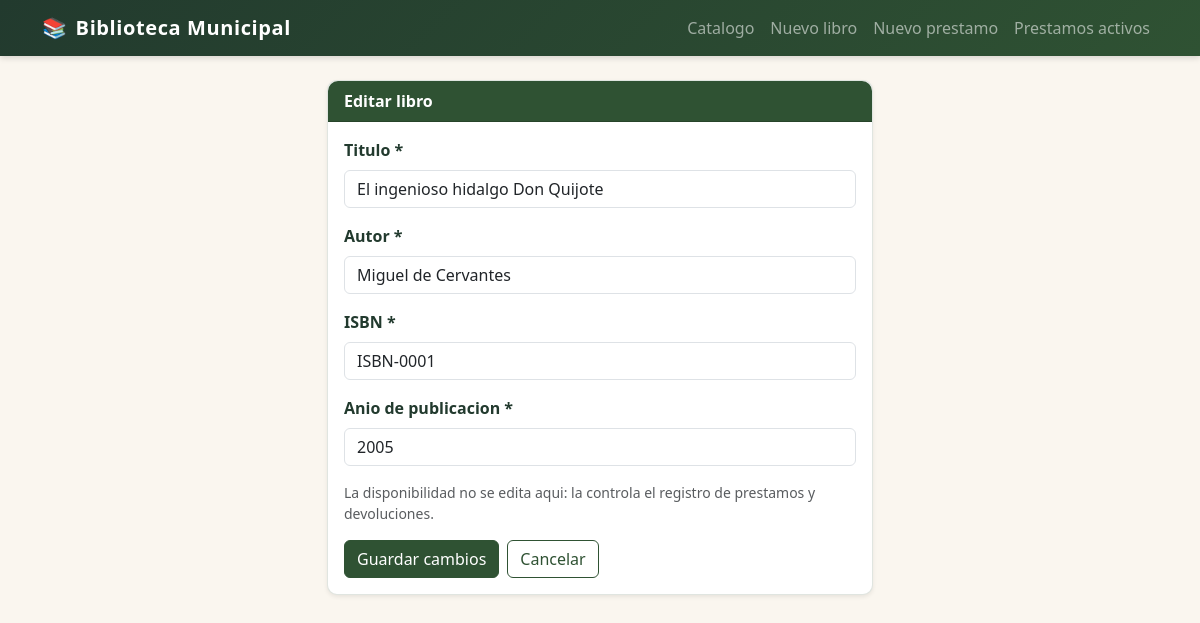
The app's page /index.php?accion=libros_editar&id=1 with its own data.
### tables this page shows
CREATE TABLE libros (
    id                INT AUTO_INCREMENT PRIMARY KEY,
    titulo            VARCHAR(200) NOT NULL,
    autor             VARCHAR(150) NOT NULL,
    isbn              VARCHAR(20)  NOT NULL UNIQUE,
    anio_publicacion  YEAR         NOT NULL,
    disponible        BOOLEAN      NOT NULL DEFAULT TRUE
);

### controllers/libros_controller.php (called while the page is built, shortened)
<?php
require_once __DIR__ . '/../models/Libro.php';
function accion_libros_editar(Libro $libros): void {
    $id    = (int)($_GET['id'] ?? -1);
    $libro = $libros->porId($id);
    require __DIR__ . '/../views/layouts/header.php';
    require __DIR__ . '/../views/libros/editar.php';
    require __DIR__ . '/../views/layouts/footer.php';
}

### models/Libro.php (called while the page is built, shortened)
<?php
class Libro {
    private PDO $pdo;
    public function __construct(PDO $pdo) {
        $this->pdo = $pdo;
    }
    public function porId(int $id): ?array {
        $stmt = $this->pdo->prepare('SELECT * FROM libros WHERE id = ?');
        $stmt->execute([$id]);
        $libro = $stmt->fetch();
        return $libro ?: null;
    }
}

### views/libros/editar.php (the view, shortened to what this page needs)
<div class="row justify-content-center">
    <div class="col-12 col-lg-6">
        <div class="card shadow-sm">
            <div class="card-header bg-primary text-white fw-bold">Editar libro</div>
            <div class="card-body">
                <form method="POST" action="index.php?accion=libros_actualizar">
                    <div class="mb-3">
                        <label class="form-label">Titulo *</label>
                        <input type="text" class="form-control" name="titulo" required
                               value="<?= htmlspecialchars($libro['titulo']) ?>">
                    </div>
                    <div class="mb-3">
                        <label class="form-label">Autor *</label>
                        <input type="text" class="form-control" name="autor" required
                               value="<?= htmlspecialchars($libro['autor']) ?>">
                    </div>
                    <div class="mb-3">
                        <label class="form-label">ISBN *</label>
                        <input type="text" class="form-control" name="isbn" required
                               value="<?= htmlspecialchars($libro['isbn']) ?>">
                    </div>
                    <div class="mb-3">
                        <label class="form-label">Anio de publicacion *</label>
                        <input type="number" class="form-control" name="anio_publicacion" required
                               min="1901" max="2155"
                               value="<?= htmlspecialchars((string) $libro['anio_publicacion']) ?>">
                    </div>
                    <p class="text-muted small">
                        La disponibilidad no se edita aqui: la controla el registro de prestamos y devoluciones.
                    </p>
                    <div class="d-flex gap-2">
                        <button type="submit" class="btn btn-primary">Guardar cambios</button>
                        <a href="index.php" class="btn btn-outline-secondary">Cancelar</a>
                    </div>
                </form>
            </div>
        </div>
    </div>
</div>

### css/estilos.css (style rules this page uses)
:root { --verde-oscuro: #223a2e; --verde: #2f5233; --dorado: #b08d57; --papel: #faf6ef; --texto: #2c2620; }
body { background-color: var(--papel); color: var(--texto); }
.card { border: 1px solid rgba(47, 82, 51, 0.15); border-radius: 10px; transition: transform 0.15s ease, box-shadow 0.15s ease; }
.card-header { border-radius: 10px 10px 0 0 !important; }
.bg-primary, .card-header.bg-primary { background-color: var(--verde) !important; }
.btn-primary { background-color: var(--verde); border-color: var(--verde); }
.btn-outline-secondary { color: var(--verde); border-color: var(--verde); }
.form-label { font-weight: 600; color: var(--verde-oscuro); }

### records on screen
libros: titulo "El ingenioso hidalgo Don Quijote", autor "Miguel de Cervantes", isbn "ISBN-0001", anio_publicacion "2005"
